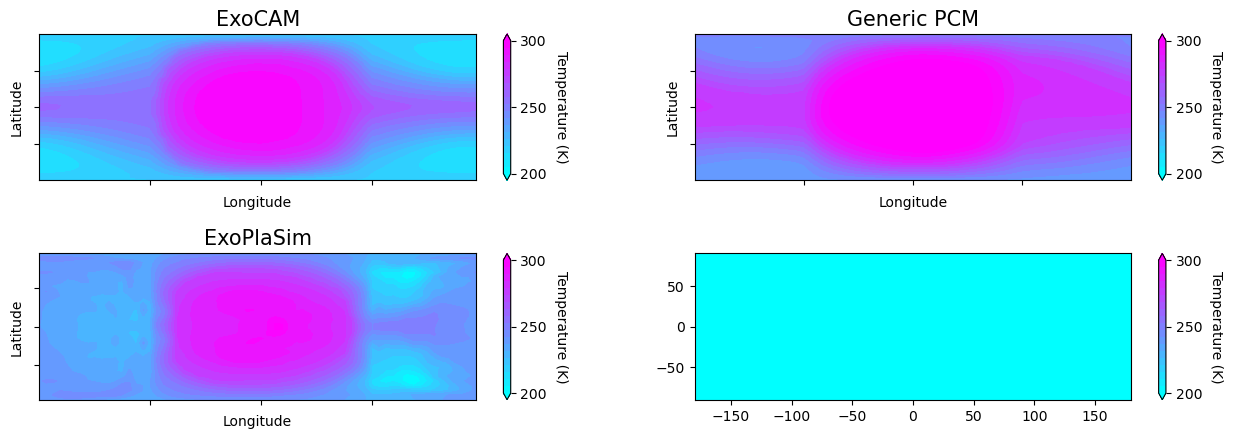

Generate this figure with Python:
#
# Comparison for SAMOSA Case 4: Temperature
#
import netCDF4
from mpl_toolkits.basemap import Basemap, shiftgrid

import numpy as np
import matplotlib as mpl
import matplotlib.pyplot as plt
from matplotlib.patches import Rectangle

import pykrige.kriging_tools as kt
from pykrige.ok import OrdinaryKriging
from pykrige.uk import UniversalKriging

from scipy.interpolate import CubicSpline

#--------------------------------------------------------------------
# Read ExoPlaSim data
f1 = netCDF4.Dataset( '/models/data/samosa/exoplasim/full_t21_synchronous__3000teff_15day/t21_synchronous_2.34pn2_flux1200_400.0co2_3000teff_15day.nc' )

Ts_plasim4 = np.average( f1.variables[ 'ts' ], axis=0 )
lat_plasim = np.array( f1.variables[ 'lat' ] )
lon_plasim = np.array( f1.variables[ 'lon' ] )

Ts_plasim4, lon_plasim = shiftgrid( 180., Ts_plasim4, lon_plasim, start=False )

lats_plasim = np.zeros( lat_plasim.size * lon_plasim.size )
lons_plasim = np.zeros( lat_plasim.size * lon_plasim.size )
Tss_plasim  = np.zeros( lat_plasim.size * lon_plasim.size )
count = 0

for i in range( 0, lon_plasim.size ):
	for j in range( 0, lat_plasim.size ):
		lons_plasim[ count ] = lon_plasim[i]
		lats_plasim[ count ] = lat_plasim[j]
		Tss_plasim[  count ] = Ts_plasim4[j,i]
		count += 1

#--------------------------------------------------------------------
# Read ExoCAM data
f2 = netCDF4.Dataset( '/models/data/samosa/exocam/samosa4.cam.h0.avg.nc' )

Ts_exocam4 = np.average( f2.variables[ 'TS' ], axis=0 )
lat_exocam = np.array( f2.variables[ 'lat' ] )
lon_exocam = np.array( f2.variables[ 'lon' ] )

lats_exocam = np.zeros( lat_exocam.size * lon_exocam.size )
lons_exocam = np.zeros( lat_exocam.size * lon_exocam.size )
Tss_exocam  = np.zeros( lat_exocam.size * lon_exocam.size )
count = 0

for i in range( 0, lon_exocam.size ):
	for j in range( 0, lat_exocam.size ):
		lons_exocam[ count ] = lon_exocam[i]
		lats_exocam[ count ] = lat_exocam[j]
		Tss_exocam[  count ] = Ts_exocam4[j,i]
		count += 1

#--------------------------------------------------------------------
# Read Generic PCM data
f3 = netCDF4.Dataset( '/home/jacob/research/samosa/data/martin/SAMOSA_output_file_Generic_PCM_case-4_static_ocean_TESTCASE.nc' )

#Ts_pcm4 = np.average( f3.variables[ 'surface_temperature' ], axis=0 )
Ts_pcm4 = np.array( f3.variables[ 'surface_temperature' ] )
lat_pcm = np.array( f3.variables[ 'latitude' ] )
lon_pcm = np.array( f3.variables[ 'longitude' ] )

lats_pcm = np.zeros( lat_pcm.size * lon_pcm.size )
lons_pcm = np.zeros( lat_pcm.size * lon_pcm.size )
Tss_pcm  = np.zeros( lat_pcm.size * lon_pcm.size )
count = 0

for i in range( 0, lon_pcm.size ):
	for j in range( 0, lat_pcm.size ):
		lons_pcm[ count ] = lon_pcm[i]
		lats_pcm[ count ] = lat_pcm[j]
		Tss_pcm[  count ] = Ts_pcm4[j,i]
		count += 1

#--------------------------------------------------------------------
# Set Up Figure

cm = mpl.colormaps.get_cmap('cool')
contourmax  = 300.0
contourmin  = 200.0

fig, axd = plt.subplot_mosaic([['upper left', 'upper right'],
                               ['lower left', 'lower right']],
                              figsize=(15.5, 4.75))

#--------------------------------------------------------------------
# Panel 1

im1 = axd[ 'upper left' ].contourf( lon_exocam, lat_exocam, Ts_exocam4, cmap=cm, levels=np.linspace(contourmin,contourmax,20), extend='both' )
#axd[ 'upper left' ].set( title='ExoCAM' )
axd[ 'upper left' ].set_title( 'ExoCAM', fontsize=15 )
axd[ 'upper left' ].set_xlabel( 'Longitude', fontsize = 10 )
axd[ 'upper left' ].set_ylabel( 'Latitude', fontsize = 10 )
axd[ 'upper left' ].set_xticks( [ 90, 180, 270 ], labels=[] )
axd[ 'upper left' ].set_yticks( [ -45, 0, 45 ], labels=[] )


#--------------------------------------------------------------------
# Panel 2

im2 = axd[ 'lower left' ].contourf( lon_plasim, lat_plasim, Ts_plasim4, cmap=cm, vmin=contourmin, vmax=contourmax, levels=np.linspace(contourmin,contourmax,20), extend='both' )
axd[ 'lower left' ].set_title( 'ExoPlaSim', fontsize=15 )
axd[ 'lower left' ].set_xlabel( 'Longitude', fontsize = 10 )
axd[ 'lower left' ].set_ylabel( 'Latitude', fontsize = 10 )
axd[ 'lower left' ].set_xticks( [ -90, 0, 90 ], labels=[] )
axd[ 'lower left' ].set_yticks( [ -45, 0, 45 ], labels=[] )

#--------------------------------------------------------------------
# Panel 3

im3 = axd[ 'upper right' ].contourf( lon_pcm, lat_pcm, Ts_pcm4, cmap=cm, vmin=contourmin, vmax=contourmax, levels=np.linspace(contourmin,contourmax,20), extend='both' )
axd[ 'upper right' ].set_title( 'Generic PCM', fontsize=15 )
axd[ 'upper right' ].set_xlabel( 'Longitude', fontsize = 10 )
axd[ 'upper right' ].set_ylabel( 'Latitude', fontsize = 10 )
axd[ 'upper right' ].set_xticks( [ -90, 0, 90 ], labels=[] )
axd[ 'upper right' ].set_yticks( [ -45, 0, 45 ], labels=[] )

#--------------------------------------------------------------------
# Panel 4

ZEROVALS = np.zeros( ( np.size( lat_pcm ), np.size( lon_pcm ) ) )
im4 = axd[ 'lower right' ].contourf( lon_pcm, lat_pcm, ZEROVALS, cmap=cm, vmin=contourmin, vmax=contourmax, levels=np.linspace(contourmin,contourmax,20), extend='both' )

#--------------------------------------------------------------------
# Finalize

cb1 = fig.colorbar( im1, ax=axd[ 'upper left' ], extend='both', ticks=np.arange( contourmin, contourmax + 50, 50 ) )
cb2 = fig.colorbar( im2, ax=axd[ 'lower left' ], extend='both', ticks=np.arange( contourmin, contourmax + 50, 50 ) )
cb3 = fig.colorbar( im3, ax=axd[ 'upper right' ], extend='both', ticks=np.arange( contourmin, contourmax + 50, 50 ) )
cb4 = fig.colorbar( im4, ax=axd[ 'lower right' ], extend='both', ticks=np.arange( contourmin, contourmax + 50, 50 ) )

cb1.ax.get_yaxis().labelpad = 15
cb1.set_label( 'Temperature (K)', rotation=270 )
cb2.ax.get_yaxis().labelpad = 15
cb2.set_label( 'Temperature (K)', rotation=270 )
cb3.ax.get_yaxis().labelpad = 15
cb3.set_label( 'Temperature (K)', rotation=270 )
cb4.ax.get_yaxis().labelpad = 15
cb4.set_label( 'Temperature (K)', rotation=270 )

fig.subplots_adjust( hspace = 0.50 )

fig.savefig( "fig_compare_temp.png", bbox_inches='tight' )
fig.savefig( "fig_compare_temp.eps", bbox_inches='tight' )
#plt.show()
